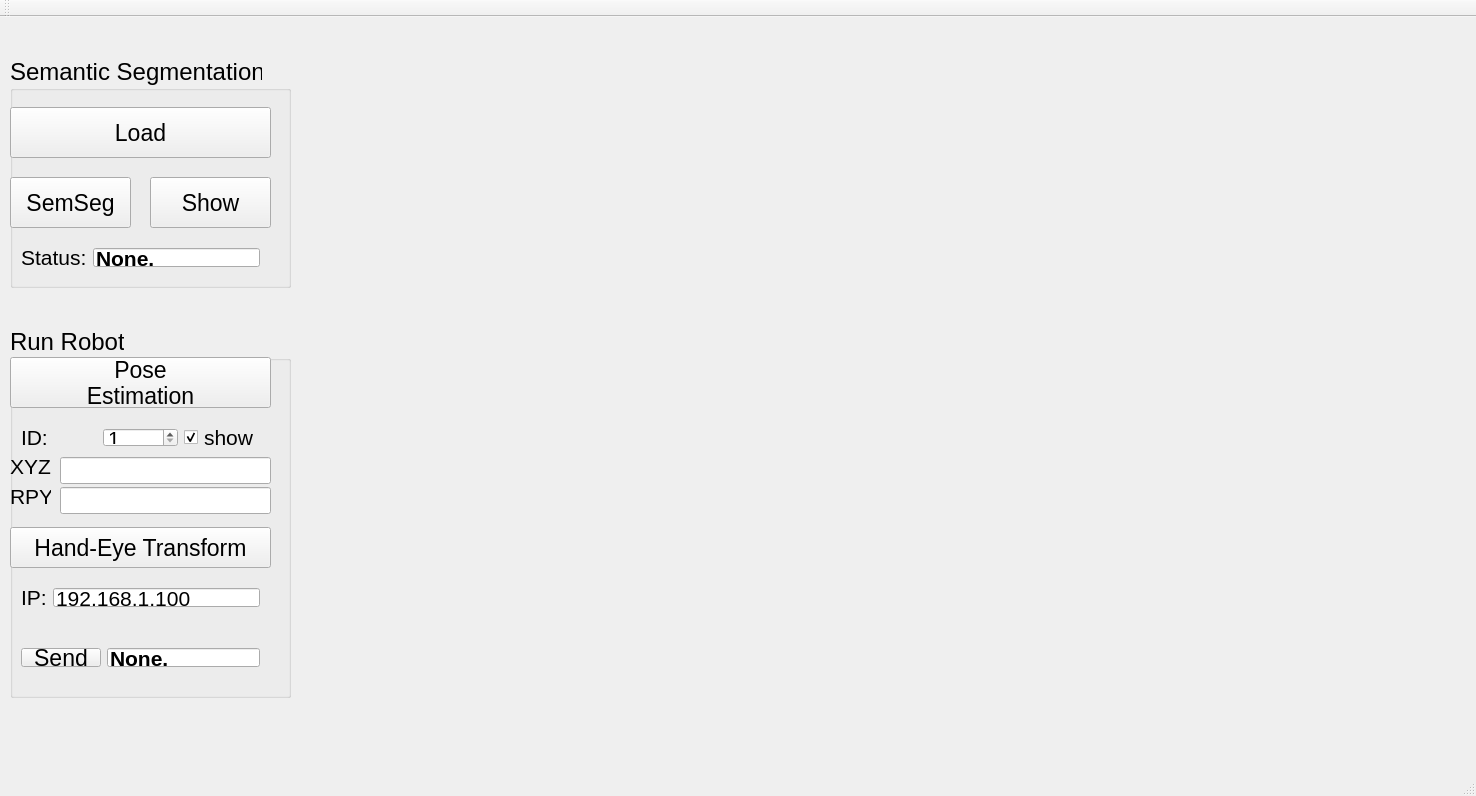
<?xml version="1.0" encoding="UTF-8"?>
<ui version="4.0">
 <class>SemSeg</class>
 <widget class="QMainWindow" name="SemSeg">
  <property name="geometry">
   <rect>
    <x>0</x>
    <y>0</y>
    <width>1476</width>
    <height>796</height>
   </rect>
  </property>
  <property name="windowTitle">
   <string>SemSeg</string>
  </property>
  <widget class="QWidget" name="centralWidget">
   <widget class="QVTKWidget" name="qvtkWidget" native="true">
    <property name="geometry">
     <rect>
      <x>300</x>
      <y>20</y>
      <width>1161</width>
      <height>701</height>
     </rect>
    </property>
   </widget>
   <widget class="QGroupBox" name="groupBox_2">
    <property name="geometry">
     <rect>
      <x>10</x>
      <y>40</y>
      <width>281</width>
      <height>231</height>
     </rect>
    </property>
    <property name="font">
     <font>
      <pointsize>18</pointsize>
     </font>
    </property>
    <property name="styleSheet">
     <string notr="true">border-color: qlineargradient(spread:pad, x1:0, y1:0, x2:1, y2:0, stop:0 rgba(0, 0, 0, 255), stop:1 rgba(255, 255, 255, 255));</string>
    </property>
    <property name="title">
     <string>Semantic Segmentation</string>
    </property>
    <widget class="QPushButton" name="pushButton_load">
     <property name="geometry">
      <rect>
       <x>0</x>
       <y>50</y>
       <width>261</width>
       <height>51</height>
      </rect>
     </property>
     <property name="font">
      <font>
       <pointsize>17</pointsize>
      </font>
     </property>
     <property name="text">
      <string>Load</string>
     </property>
    </widget>
    <widget class="QPushButton" name="pushButton_semseg">
     <property name="geometry">
      <rect>
       <x>0</x>
       <y>120</y>
       <width>121</width>
       <height>51</height>
      </rect>
     </property>
     <property name="font">
      <font>
       <pointsize>17</pointsize>
      </font>
     </property>
     <property name="text">
      <string>SemSeg</string>
     </property>
    </widget>
    <widget class="QPushButton" name="pushButton_show">
     <property name="geometry">
      <rect>
       <x>140</x>
       <y>120</y>
       <width>121</width>
       <height>51</height>
      </rect>
     </property>
     <property name="font">
      <font>
       <pointsize>17</pointsize>
      </font>
     </property>
     <property name="text">
      <string>Show</string>
     </property>
    </widget>
    <widget class="QWidget" name="horizontalLayoutWidget">
     <property name="geometry">
      <rect>
       <x>0</x>
       <y>180</y>
       <width>261</width>
       <height>41</height>
      </rect>
     </property>
     <layout class="QHBoxLayout" name="horizontalLayout">
      <item>
       <widget class="QLabel" name="label_5">
        <property name="font">
         <font>
          <pointsize>16</pointsize>
         </font>
        </property>
        <property name="text">
         <string>Status:</string>
        </property>
       </widget>
      </item>
      <item>
       <widget class="QLineEdit" name="lineEdit_status">
        <property name="font">
         <font>
          <pointsize>16</pointsize>
          <weight>75</weight>
          <bold>true</bold>
         </font>
        </property>
        <property name="text">
         <string>None.</string>
        </property>
       </widget>
      </item>
     </layout>
    </widget>
   </widget>
   <widget class="QGroupBox" name="groupBox_3">
    <property name="geometry">
     <rect>
      <x>10</x>
      <y>310</y>
      <width>281</width>
      <height>371</height>
     </rect>
    </property>
    <property name="font">
     <font>
      <pointsize>18</pointsize>
     </font>
    </property>
    <property name="styleSheet">
     <string notr="true">border-color: qlineargradient(spread:pad, x1:0, y1:0, x2:1, y2:0, stop:0 rgba(0, 0, 0, 255), stop:1 rgba(255, 255, 255, 255));</string>
    </property>
    <property name="title">
     <string>Run Robot</string>
    </property>
    <widget class="QPushButton" name="pushButton_pose">
     <property name="geometry">
      <rect>
       <x>0</x>
       <y>30</y>
       <width>261</width>
       <height>51</height>
      </rect>
     </property>
     <property name="font">
      <font>
       <pointsize>17</pointsize>
      </font>
     </property>
     <property name="text">
      <string>Pose 
Estimation</string>
     </property>
    </widget>
    <widget class="QWidget" name="horizontalLayoutWidget_2">
     <property name="geometry">
      <rect>
       <x>0</x>
       <y>250</y>
       <width>261</width>
       <height>41</height>
      </rect>
     </property>
     <layout class="QHBoxLayout" name="horizontalLayout_2">
      <item>
       <widget class="QLabel" name="label_2">
        <property name="font">
         <font>
          <pointsize>16</pointsize>
         </font>
        </property>
        <property name="text">
         <string>IP:</string>
        </property>
       </widget>
      </item>
      <item>
       <widget class="QLineEdit" name="lineEdit_ip">
        <property name="font">
         <font>
          <pointsize>16</pointsize>
         </font>
        </property>
        <property name="text">
         <string>192.168.1.100</string>
        </property>
       </widget>
      </item>
     </layout>
    </widget>
    <widget class="QLineEdit" name="lineEdit_rpy">
     <property name="geometry">
      <rect>
       <x>50</x>
       <y>160</y>
       <width>211</width>
       <height>27</height>
      </rect>
     </property>
     <property name="text">
      <string/>
     </property>
    </widget>
    <widget class="QLineEdit" name="lineEdit_xyz">
     <property name="geometry">
      <rect>
       <x>50</x>
       <y>130</y>
       <width>211</width>
       <height>27</height>
      </rect>
     </property>
     <property name="text">
      <string/>
     </property>
    </widget>
    <widget class="QLabel" name="label_3">
     <property name="geometry">
      <rect>
       <x>0</x>
       <y>120</y>
       <width>41</width>
       <height>39</height>
      </rect>
     </property>
     <property name="font">
      <font>
       <pointsize>16</pointsize>
      </font>
     </property>
     <property name="text">
      <string>XYZ</string>
     </property>
    </widget>
    <widget class="QLabel" name="label_4">
     <property name="geometry">
      <rect>
       <x>0</x>
       <y>150</y>
       <width>41</width>
       <height>39</height>
      </rect>
     </property>
     <property name="font">
      <font>
       <pointsize>16</pointsize>
      </font>
     </property>
     <property name="text">
      <string>RPY</string>
     </property>
    </widget>
    <widget class="QPushButton" name="pushButton_handeye">
     <property name="geometry">
      <rect>
       <x>0</x>
       <y>200</y>
       <width>261</width>
       <height>41</height>
      </rect>
     </property>
     <property name="font">
      <font>
       <pointsize>17</pointsize>
      </font>
     </property>
     <property name="text">
      <string>Hand-Eye Transform</string>
     </property>
    </widget>
    <widget class="QWidget" name="horizontalLayoutWidget_3">
     <property name="geometry">
      <rect>
       <x>0</x>
       <y>310</y>
       <width>261</width>
       <height>41</height>
      </rect>
     </property>
     <layout class="QHBoxLayout" name="horizontalLayout_3">
      <item>
       <widget class="QPushButton" name="pushButton_send">
        <property name="font">
         <font>
          <pointsize>17</pointsize>
         </font>
        </property>
        <property name="text">
         <string>Send</string>
        </property>
       </widget>
      </item>
      <item>
       <widget class="QLineEdit" name="lineEdit_send">
        <property name="font">
         <font>
          <pointsize>16</pointsize>
          <weight>75</weight>
          <bold>true</bold>
         </font>
        </property>
        <property name="text">
         <string>None.</string>
        </property>
       </widget>
      </item>
     </layout>
    </widget>
    <widget class="QWidget" name="horizontalLayoutWidget_4">
     <property name="geometry">
      <rect>
       <x>0</x>
       <y>90</y>
       <width>261</width>
       <height>41</height>
      </rect>
     </property>
     <layout class="QHBoxLayout" name="horizontalLayout_4">
      <item>
       <widget class="QLabel" name="label">
        <property name="font">
         <font>
          <pointsize>16</pointsize>
         </font>
        </property>
        <property name="text">
         <string>ID:</string>
        </property>
       </widget>
      </item>
      <item>
       <widget class="QSpinBox" name="spinBox_id">
        <property name="font">
         <font>
          <pointsize>16</pointsize>
         </font>
        </property>
        <property name="minimum">
         <number>1</number>
        </property>
        <property name="maximum">
         <number>3</number>
        </property>
       </widget>
      </item>
      <item>
       <widget class="QCheckBox" name="checkBox_cube">
        <property name="font">
         <font>
          <pointsize>16</pointsize>
         </font>
        </property>
        <property name="text">
         <string>show</string>
        </property>
        <property name="checked">
         <bool>true</bool>
        </property>
       </widget>
      </item>
     </layout>
    </widget>
   </widget>
  </widget>
  <widget class="QMenuBar" name="menuBar">
   <property name="geometry">
    <rect>
     <x>0</x>
     <y>0</y>
     <width>1476</width>
     <height>31</height>
    </rect>
   </property>
  </widget>
  <widget class="QToolBar" name="mainToolBar">
   <attribute name="toolBarArea">
    <enum>TopToolBarArea</enum>
   </attribute>
   <attribute name="toolBarBreak">
    <bool>false</bool>
   </attribute>
  </widget>
  <widget class="QStatusBar" name="statusBar"/>
 </widget>
 <layoutdefault spacing="6" margin="11"/>
 <customwidgets>
  <customwidget>
   <class>QVTKWidget</class>
   <extends>QWidget</extends>
   <header location="global">QVTKWidget.h</header>
   <container>1</container>
  </customwidget>
 </customwidgets>
 <resources/>
 <connections/>
</ui>
